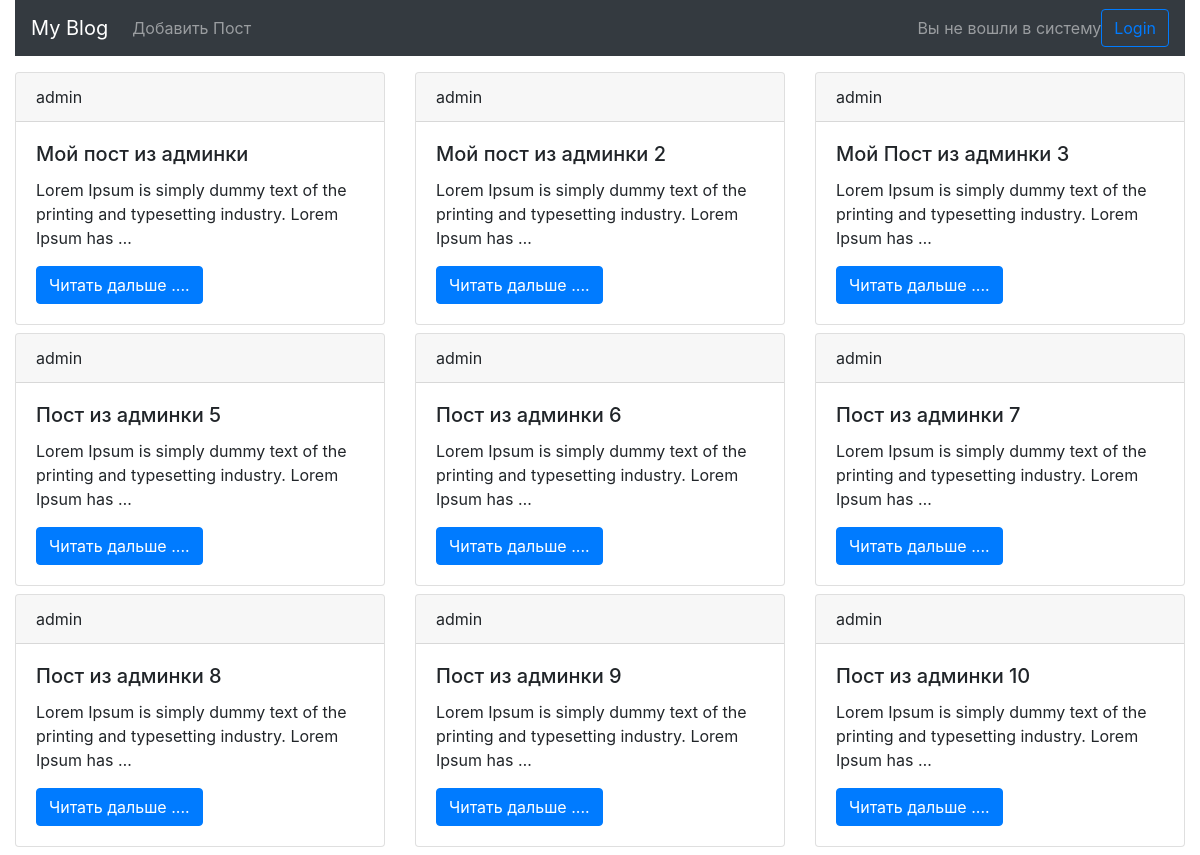
Before: / with the older database file.
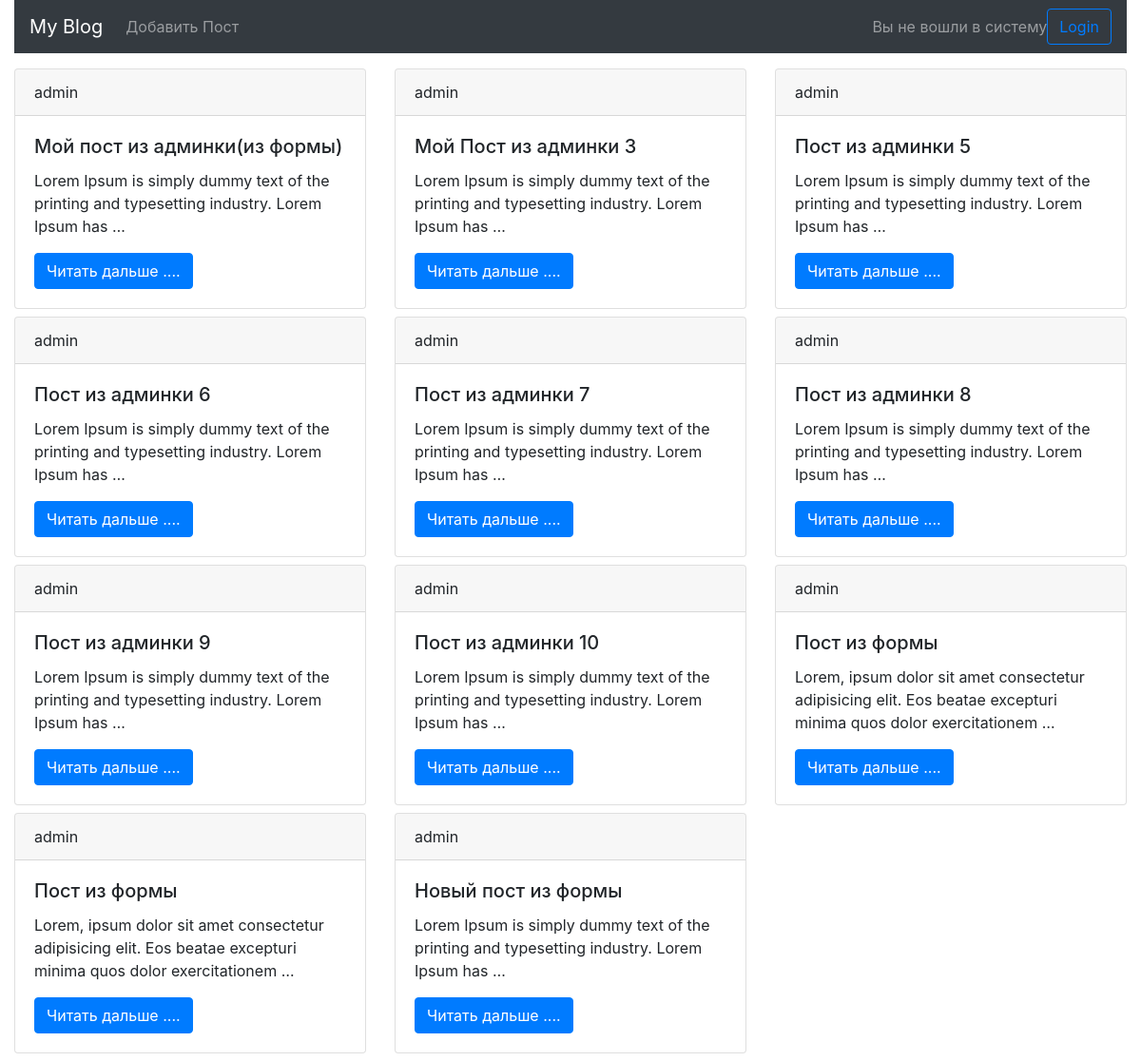
After: the same page with the newer database file.
### blog/models.py (models this page shows, shortened)
class Post(models.Model):
    title = models.CharField(max_length=200)
    author = models.ForeignKey('auth.User', on_delete=models.CASCADE)
    body = models.TextField()

### blog/views.py (the view)
# urls.py: path('', views.BlogLIstView.as_view(), name='home'),
class BlogLIstView(ListView):
    model = Post
    context_object_name = 'posts'
    template_name = 'home.html'

### templates/home.html (shortened to what this page needs)
{% extends 'base.html' %}
{% block content %}
    {% for post in posts  %}
    <div class="col-4 mb-2">
            <div class="card">
            <div class="card-header">
                {{ post.author }}
            </div>
            <div class="card-body">
                <h5 class="card-title">{{ post.title }}</h5>
                <p class="card-text">{{ post.body|truncatewords:15 }}</p>
                <a href="{% url 'detail' post.pk %}" class="btn btn-primary">Читать дальше ....</a>
            </div>
        </div>
    </div>
    {% endfor %}
{% endblock content %}

### templates/base.html (shortened to what this page needs)
{% load static  %}
<!doctype html>
<html lang="en">
  <head>
    <link rel="stylesheet" href="{% static 'css/bootstrap.min.css' %}">
  </head>
  <body>
    <div class="container-fluid">
      <div class="row">
        <div class="col-12">
                <nav class="navbar navbar-expand-lg navbar-dark bg-dark">
        <div class="collapse navbar-collapse" id="navbarTogglerDemo01">
          <a class="navbar-brand" href="{% url 'home' %}">My Blog</a>
          <ul class="navbar-nav mr-auto mt-2 mt-lg-0">
            <li class="nav-item">
              <a class="nav-link" href="{% url 'new_post' %}">Добавить Пост</a>
            </li>
          </ul>
          {% if user.is_authenticated %}
            <span class="navbar-text">Hi {{ user.username }}!</span>
            <a class="btn btn btn-primary" href="{% url 'logout' %}">Log Out</a>
          {% else %}
            <span class="navbar-text">Вы не вошли в систему</span>
            <a class="btn btn btn-outline-primary" href="{% url 'login' %}">Login</a>
          {% endif %}
        </div>
        </nav>
        </div>
      </div>
        <div class="row mt-3">
                {% block content %}
                {% endblock %}
        </div>
    </div>
  </body>
</html>

Changed rows visible on the page:
removed Post: author "admin", title "Мой пост из админки 2", body "Lorem Ipsum is simply dummy text of the printing and typesetting industry. Lorem Ipsum has …"
changed Post: title "Мой пост из админки" → "Мой пост из админки(из формы)"
added Post: author "admin", title "Пост из формы", body "Lorem, ipsum dolor sit amet consectetur adipisicing elit. Eos beatae excepturi minima quos dolor exercitationem …"
added Post: author "admin", title "Пост из формы", body "Lorem, ipsum dolor sit amet consectetur adipisicing elit. Eos beatae excepturi minima quos dolor exercitationem …"
added Post: author "admin", title "Новый пост из формы", body "Lorem Ipsum is simply dummy text of the printing and typesetting industry. Lorem Ipsum has …"
